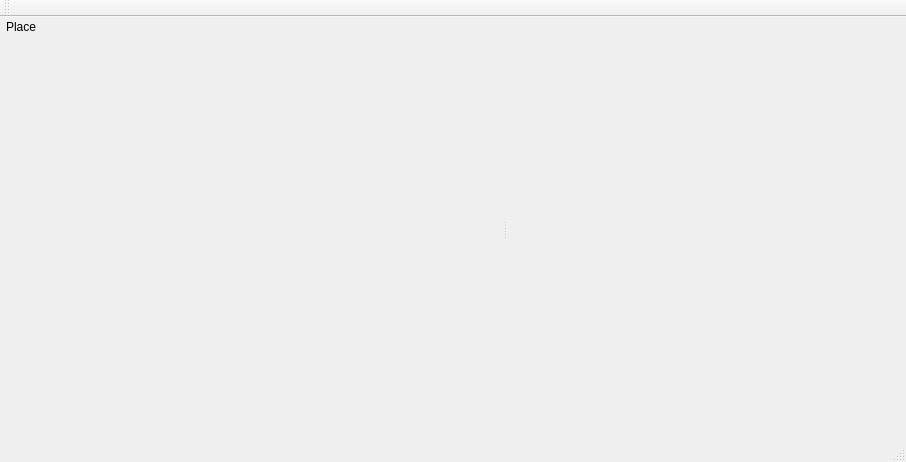
<?xml version="1.0" encoding="UTF-8"?>
<ui version="4.0">
 <class>MainWindow</class>
 <widget class="QMainWindow" name="MainWindow">
  <property name="geometry">
   <rect>
    <x>0</x>
    <y>0</y>
    <width>906</width>
    <height>462</height>
   </rect>
  </property>
  <property name="windowTitle">
   <string>MainWindow</string>
  </property>
  <property name="dockOptions">
   <set>QMainWindow::AllowNestedDocks|QMainWindow::AllowTabbedDocks|QMainWindow::AnimatedDocks|QMainWindow::VerticalTabs</set>
  </property>
  <widget class="QWidget" name="centralWidget">
   <layout class="QHBoxLayout" name="hLayoutCenter">
    <property name="leftMargin">
     <number>3</number>
    </property>
    <property name="topMargin">
     <number>0</number>
    </property>
    <property name="rightMargin">
     <number>3</number>
    </property>
    <property name="bottomMargin">
     <number>0</number>
    </property>
    <item>
     <widget class="QSplitter" name="splitter">
      <property name="orientation">
       <enum>Qt::Horizontal</enum>
      </property>
      <widget class="QWidget" name="widgetPlace" native="true">
       <property name="sizePolicy">
        <sizepolicy hsizetype="Minimum" vsizetype="Preferred">
         <horstretch>0</horstretch>
         <verstretch>0</verstretch>
        </sizepolicy>
       </property>
       <property name="minimumSize">
        <size>
         <width>150</width>
         <height>0</height>
        </size>
       </property>
       <property name="maximumSize">
        <size>
         <width>500</width>
         <height>16777215</height>
        </size>
       </property>
       <layout class="QVBoxLayout" name="verticalLayout_2">
        <property name="leftMargin">
         <number>3</number>
        </property>
        <property name="topMargin">
         <number>3</number>
        </property>
        <property name="rightMargin">
         <number>3</number>
        </property>
        <property name="bottomMargin">
         <number>3</number>
        </property>
        <item>
         <layout class="QHBoxLayout" name="hLayoutPlace">
          <property name="topMargin">
           <number>0</number>
          </property>
          <property name="bottomMargin">
           <number>0</number>
          </property>
          <item>
           <widget class="QLabel" name="labelPlace">
            <property name="text">
             <string>Place</string>
            </property>
           </widget>
          </item>
         </layout>
        </item>
        <item>
         <widget class="QStackedWidget" name="stackedWidget">
          <property name="minimumSize">
           <size>
            <width>100</width>
            <height>0</height>
           </size>
          </property>
          <property name="currentIndex">
           <number>0</number>
          </property>
          <widget class="QWidget" name="pagePlace">
           <layout class="QVBoxLayout" name="verticalLayoutPlace">
            <property name="leftMargin">
             <number>0</number>
            </property>
            <property name="topMargin">
             <number>0</number>
            </property>
            <property name="rightMargin">
             <number>0</number>
            </property>
            <property name="bottomMargin">
             <number>0</number>
            </property>
           </layout>
          </widget>
          <widget class="QWidget" name="pageFolders">
           <layout class="QVBoxLayout" name="verticalLayoutFolders">
            <property name="leftMargin">
             <number>0</number>
            </property>
            <property name="topMargin">
             <number>0</number>
            </property>
            <property name="rightMargin">
             <number>0</number>
            </property>
            <property name="bottomMargin">
             <number>0</number>
            </property>
            <item>
             <widget class="QTreeView" name="treeView">
              <property name="sizePolicy">
               <sizepolicy hsizetype="Preferred" vsizetype="Expanding">
                <horstretch>0</horstretch>
                <verstretch>0</verstretch>
               </sizepolicy>
              </property>
              <property name="styleSheet">
               <string notr="true">QTreeView{
	background-color: transparent;
	border-color: palette(Window);

}</string>
              </property>
              <property name="frameShape">
               <enum>QFrame::NoFrame</enum>
              </property>
              <property name="iconSize">
               <size>
                <width>16</width>
                <height>16</height>
               </size>
              </property>
              <attribute name="headerVisible">
               <bool>false</bool>
              </attribute>
             </widget>
            </item>
           </layout>
          </widget>
         </widget>
        </item>
       </layout>
      </widget>
      <widget class="QWidget" name="layoutWidget">
       <layout class="QVBoxLayout" name="vLayoutCenter"/>
      </widget>
     </widget>
    </item>
   </layout>
  </widget>
  <widget class="QMenuBar" name="menuBar">
   <property name="geometry">
    <rect>
     <x>0</x>
     <y>0</y>
     <width>906</width>
     <height>27</height>
    </rect>
   </property>
   <property name="contextMenuPolicy">
    <enum>Qt::CustomContextMenu</enum>
   </property>
  </widget>
  <widget class="QToolBar" name="mainToolBar">
   <property name="contextMenuPolicy">
    <enum>Qt::CustomContextMenu</enum>
   </property>
   <property name="iconSize">
    <size>
     <width>22</width>
     <height>22</height>
    </size>
   </property>
   <attribute name="toolBarArea">
    <enum>TopToolBarArea</enum>
   </attribute>
   <attribute name="toolBarBreak">
    <bool>false</bool>
   </attribute>
  </widget>
  <widget class="QStatusBar" name="statusBar"/>
 </widget>
 <layoutdefault spacing="6" margin="11"/>
 <resources/>
 <connections/>
</ui>
